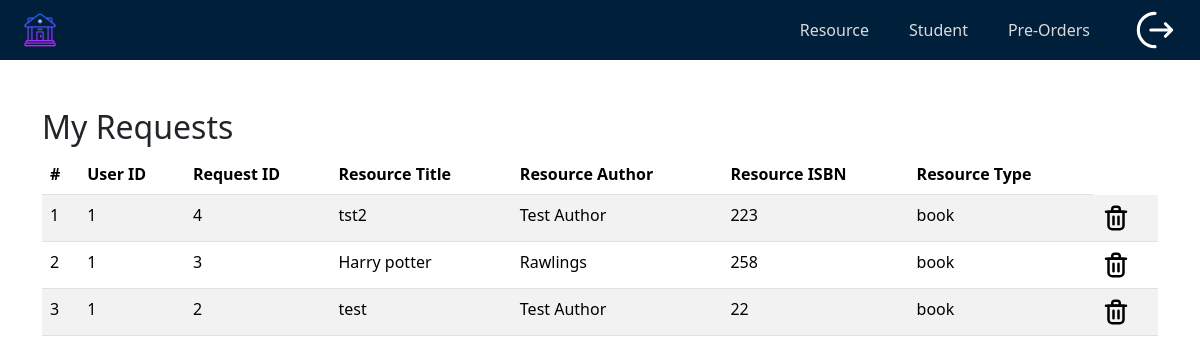
Page /admin/pre-order/request.php on the committed database.
### tables this page shows
CREATE TABLE IF NOT EXISTS `pre_order` (
  `req_id` int(11) NOT NULL AUTO_INCREMENT,
  `user_id` int(11) DEFAULT NULL,
  `resource_id` int(11) DEFAULT NULL,
  `resource_title` varchar(255) DEFAULT NULL,
  `resource_author` varchar(255) DEFAULT NULL,
  `resource_isbn` varchar(255) DEFAULT NULL,
  `resource_type` varchar(255) DEFAULT NULL,
  `request_date` timestamp NULL DEFAULT current_timestamp(),
  KEY `Index 1` (`req_id`)
);

### admin/pre-order/request.php (the view, shortened to what this page needs)
<!DOCTYPE html>
<html lang="en">
<head>
    <link rel="stylesheet" href="../../bootstrap/dist/css/bootstrap.css">
</head>
<body>
    <?php
    include "nav.php";
    ?>
    <div class="container mt-5">
        <h2>My Requests</h2>
        <table class="table table-striped">
            <thead>
                <tr>
                    <th>#</th>
                    <th>User ID</th>
                    <th>Request ID</th>
                    <th>Resource Title</th>
                    <th>Resource Author</th>
                    <th>Resource ISBN</th>
                    <th>Resource Type</th>
                    </tr>
            </thead>
            <tbody>
                <?php
                include '../../config.php';
                $sql = "SELECT * FROM pre_order ORDER BY request_date DESC";
                $result = $connection->query($sql);
                if ($result->num_rows > 0) {
                    $count = 1;
                    while($row = $result->fetch_assoc()) {
                        ?>
                        <tr>
                            <td><?php echo $count++; ?></td>
                            <td><?php echo $row['user_id']?></td>
                            <td><?php echo $row["resource_id"]; ?></td>
                            <td><?php echo $row["resource_title"]; ?></td>
                            <td><?php echo $row["resource_author"]; ?></td>
                            <td><?php echo $row["resource_isbn"]; ?></td>
                            <td><?php echo $row["resource_type"]; ?></td>
                            <td><?php
                              echo"  <form action='./delete.php' method='post' style='display:inline;'>
                                    <input type='hidden' name='id' value='{$row['req_id']}'>
                                    <button type='submit' name='delete' style='border:none; background:none;'>
                                    <img class='remove' src='../../Assets/icons/delete.svg' alt='Delete'/>
                                    </button>
                                </form>
                            </td>";
                            ?>
                            </tr>
                        <?php
                    }
                } else {
                    ?>
                    <tr><td colspan="6">No requests found.</td></tr>
                    <?php
                }
                ?>
            </tbody>
        </table>
    </div>
</body>
</html>

### admin/pre-order/nav.php (shortened to what this page needs)
<link rel="stylesheet" href="../../css/nav.css">
<nav>
      <a href="../home.php">
        <img id="logo" src='../../assets/icons/logo.png' alt="logo" />
      </a>
      <div class="links-container">
        <a href="../resource/menu.php">Resource</a>
        <a href="../user/menu.php">Student</a>
        <a href="./request.php">Pre-Orders</a>
        <a href="../logout.php">
          <img class='logout' src="../../assets/icons/Nav/logout.svg" alt="logout">
        </a>
      </div>
    </nav>

### CSS/nav.css (style rules this page uses)
:root { --color-1: rgb(0, 31, 59); --text-color: #dbdbdb; --accent-color: #00ffd5; }
* { margin: 0%; padding: 0%; }
html { font-size: 12pt; }
body { background-size: cover; background-position: center; background-repeat: no-repeat; width: 100vw; height: 100vh; margin: 0; padding: 0; top: 0; bottom: 0; overflow-x: hidden; background-attachment: fixed; }
nav { height: 60px; background-color: var(--color-1); display: flex; justify-content: flex-end; align-items: center; }
.links-container { height: 100%; width: 100%; display: flex; justify-content: flex-end; flex-direction: row; align-items: center; }
nav a { height: 100%; padding: 0px 20px; display: flex; align-items: center; text-decoration: none; color: var(--text-color); }
nav img { fill: var(--text-color); max-height: 100px; min-height: 32px; }
.logout { height: 50px; }
#logo { width: 30pt; height: 30pt; }

### rows in the picture
pre_order: user "1", resource "4", resource_title "tst2", resource_author "Test Author", resource_isbn "223", resource_type "book"
pre_order: user "1", resource "3", resource_title "Harry potter", resource_author "Rawlings", resource_isbn "258", resource_type "book"
pre_order: user "1", resource "2", resource_title "test", resource_author "Test Author", resource_isbn "22", resource_type "book"
